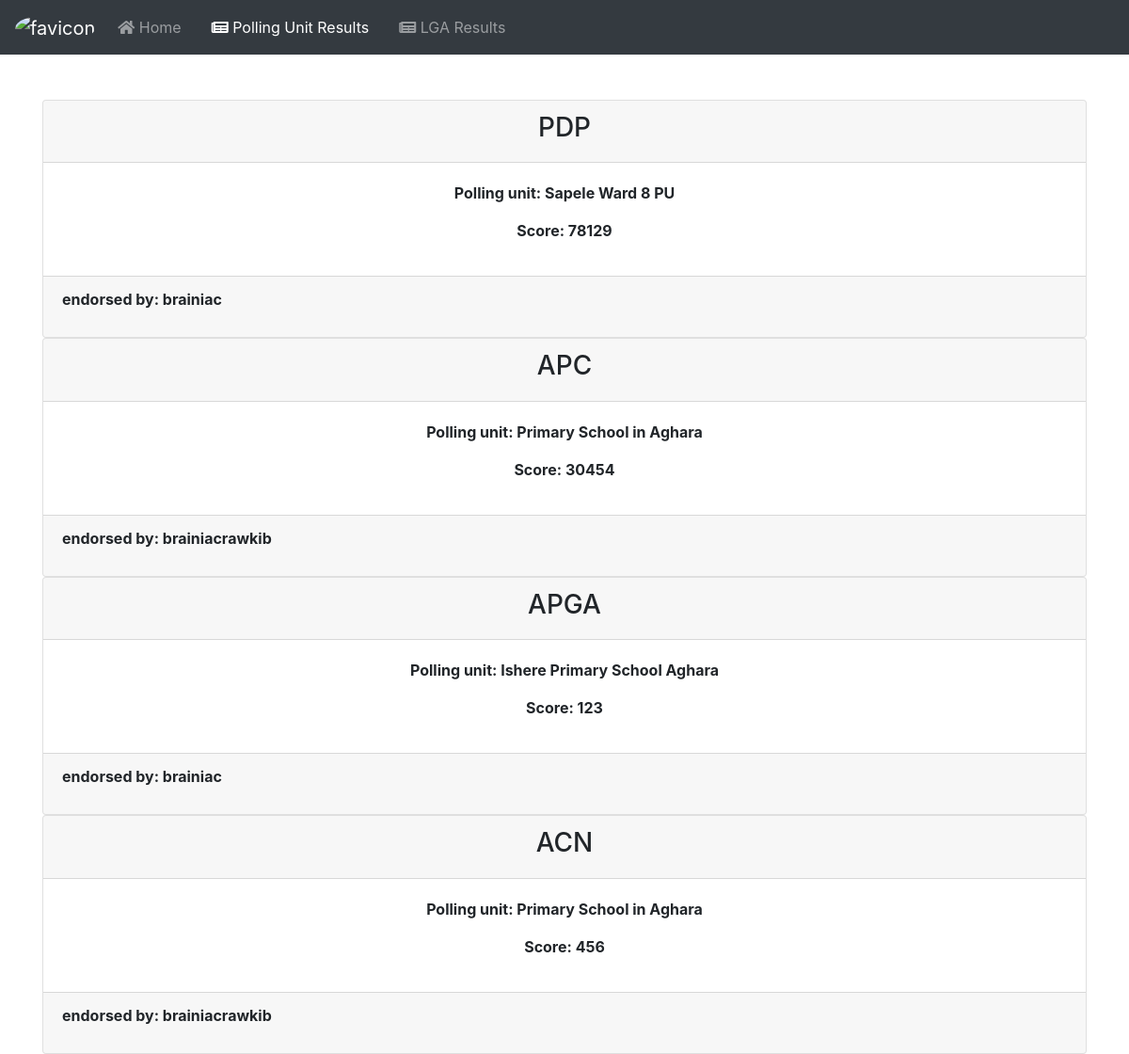
The app's page /pu-results/ with its own data.
### results/models.py (models this page shows, shortened)
class AnnouncedPUResult(models.Model):
    pu_id = models.ForeignKey(PollingUnit, related_name='pu_results', on_delete=models.CASCADE)
    party_abbr = models.ForeignKey(Party, related_name='pu_party_score', on_delete=models.CASCADE)
    agent = models.ForeignKey(User, on_delete=models.CASCADE)
    party_score = models.PositiveIntegerField()
    date = models.DateTimeField(default=now)

### party/models.py (models this page shows)
class Party(models.Model):
    name = models.CharField(max_length=11)
    def __str__(self):
        return f'{self.name}'

### states/models.py (models this page shows)
class PollingUnit(models.Model):
    name = models.CharField(max_length=50)
    lga = models.ForeignKey(LGA, related_name='pu_lgas', on_delete=models.CASCADE)
    state = models.ForeignKey(State, related_name='pu_states', on_delete=models.CASCADE)
    agent = models.ForeignKey(User, related_name='agents', on_delete=models.CASCADE)
    def __str__(self):
        return f'{self.name}'

### results/views.py (the view)
# urls.py: path('pu-results/', PUResultListView.as_view(), name='pu-results'),
class PUResultListView(ListView):
    model = AnnouncedPUResult
    template_name = 'results/pu_results.html'
    ordering = '-date'
    def get_context_data(self, *, object_list=None, **kwargs):
        results = AnnouncedPUResult.objects.all()
        context = {
            'title': 'PU Results',
            'results': results
        }
        return context

### templates/results/pu_results.html
{% extends 'base.html' %}
{% block content %}
    <div class="container mt-5">
        {% for result in results  %}
            <div class="card">
                <div class="card-header">
                    <h3 class="text-center">{{ result.party_abbr }}</h3>
                </div>
                <div class="card-body">
                    <p class="text-center font-weight-bolder">
                        Polling unit: {{ result.pu_id }}
                    </p>
                    <p class="text-center font-weight-bolder">
                        Score: {{ result.party_score }}
                    </p>
                </div>
                <div class="card-footer">
                    <p class="font-weight-bolder">
                        endorsed by: {{ result.agent }}
                    </p>
                </div>
            </div>
        {% endfor %}
    </div>
{% endblock %}

### records on screen
AnnouncedPUResult: party_abbr "PDP", pu_id "Sapele Ward 8 PU", party_score "78129", agent "brainiac"
AnnouncedPUResult: party_abbr "APC", pu_id "Primary School in Aghara", party_score "30454", agent "brainiacrawkib"
AnnouncedPUResult: party_abbr "APGA", pu_id "Ishere Primary School Aghara", party_score "123", agent "brainiac"
AnnouncedPUResult: party_abbr "ACN", pu_id "Primary School in Aghara", party_score "456", agent "brainiacrawkib"
